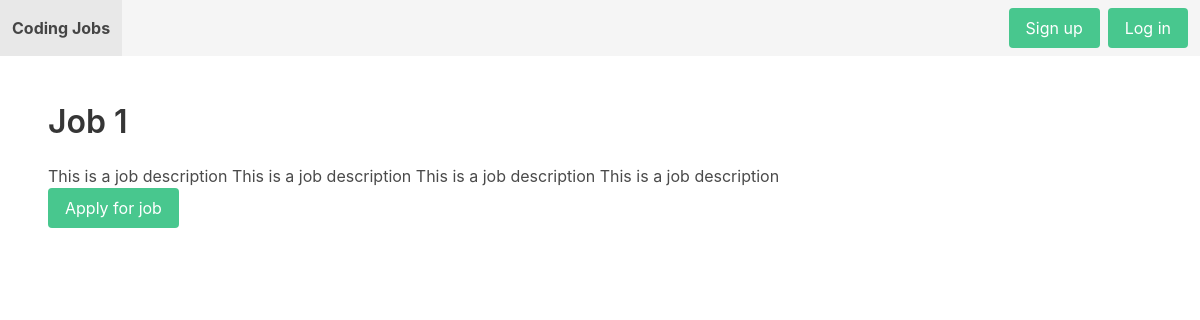
Page /jobs/1/ on the committed database.
### apps/jobs/models.py (models this page shows, shortened)
class Job(models.Model):
    title =  models.CharField(max_length=255)
    short_description = models.TextField()
    long_description =  models.TextField(blank=True, null=True)
    created_by =models.ForeignKey(User,related_name='jobs', on_delete=models.CASCADE)
    created_at = models.DateTimeField(auto_now=True)

### apps/jobs/views.py (the view)
# urls.py: path('<int:job_id>/',job_detail, name ='job_detail'),
def job_detail(request, job_id):
    job = Job.objects.get(pk=job_id)
    return render (request, 'job/job_detail.html', {'job':job})

### apps/jobs/templates/job/job_detail.html
{% extends 'core/base.html' %}
{% block content %}
    <h1 class="title"> {{ job.title }} </h1>
     <p> {{ job.long_description }} </p>
     <a href=" {% url 'apply_for_job' job.id %} " class="button is-success"> Apply for job </a>
{% endblock  %}

### rows in the picture
Job: title "Job 1", long_description "This is a job description This is a job description This is a job description This is a job description"
